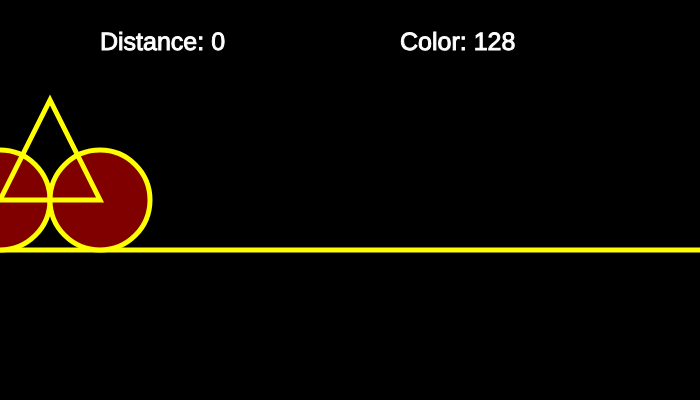
Frame 1 (no input)
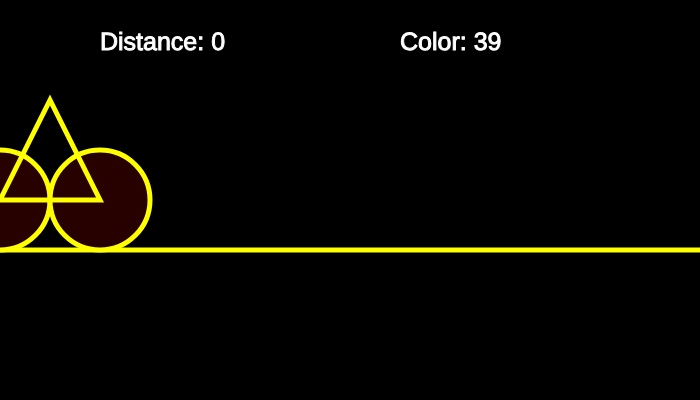
Frame 60 (no input)
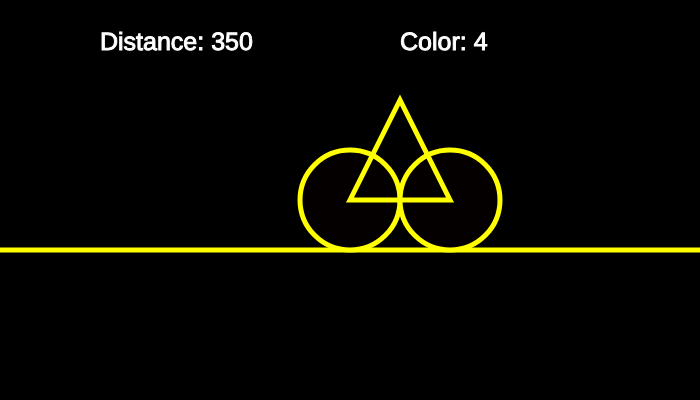
Frame 120 (the mouse pressed at the canvas centre since frame 60)

The p5.js sketch that drew these frames (run headless with seeded random() and noise() and a simulated clock; from frame 60 on, the mouse is pressed at the canvas centre):

// p5.js sketch
// ── sketch.js
/*
let x=0, y=200, c=0, d=100, r=d/2;
let theta=0.0;

function setup() {
  createCanvas(700,400);
  frameRate(40);
}

function draw() {
  background(0);

  let x=width/2-r+(width-2*d)/2*sin(theta);
  let c=map(sin(2*theta),-1,1,0,255);

  stroke(255);
  strokeWeight(1);
  fill(255);
  textSize(25);
  text('Distance: '+Math.round(x),100,50);
  text('Color: '+Math.round(c),400,50);
  
  stroke(255,255,0);
  strokeWeight(5);
  line(0,y+d/2,700,y+d/2);

  fill(c,0,0);
  ellipse(x,y,d,d);
  ellipse(x+d,y,d,d);

  noFill();
  triangle(x,y,x+d/2,y-d,x+d,y);

  x++;
  x%=700;
  theta+=0.1;
}
*/

let x=0, y=200, c=0, d=100, r=d/2;
let theta=0.0;

function setup() {
  createCanvas(700,400);
  frameRate(40);
}

function draw() {
  background(0);

  let x=mouseX;
  let c=map(sin(2*theta),-1,1,0,255);

  stroke(255);
  strokeWeight(1);
  fill(255);
  textSize(25);
  text('Distance: '+Math.round(x),100,50);
  text('Color: '+Math.round(c),400,50);
  
  stroke(255,255,0);
  strokeWeight(5);
  line(0,y+d/2,700,y+d/2);

  fill(c,0,0);
  ellipse(x,y,d,d);
  ellipse(x+d,y,d,d);

  noFill();
  triangle(x,y,x+d/2,y-d,x+d,y);

  x++;
  x%=700;
  theta+=0.1;
}
